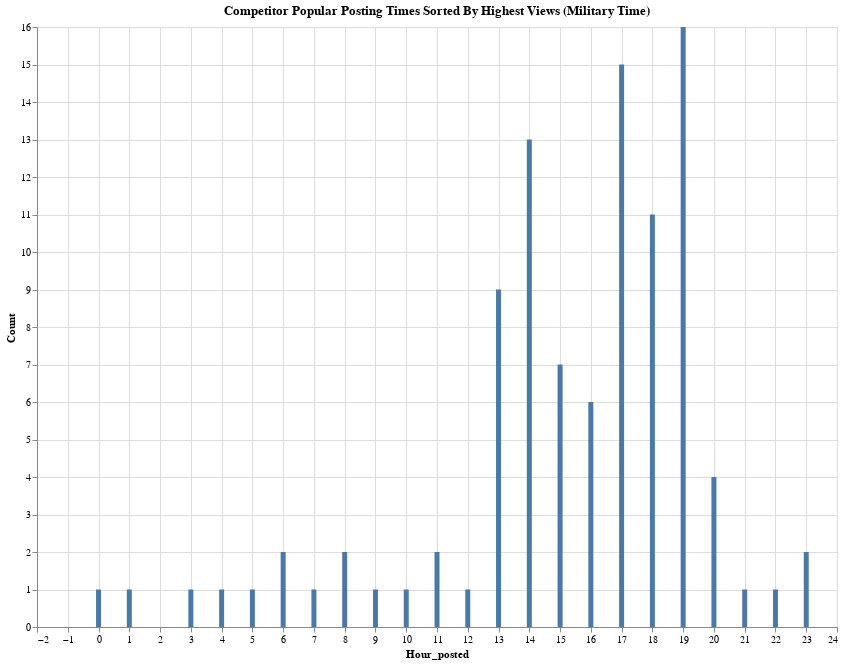

The notebook cell this image was saved under:
### Code cell
alt.Chart(post_views).mark_bar().encode(
    x='Hour_posted',
#     y='size'
    y=alt.Y('size', title = "Count")
#     y=alt.Y('size', sort='-x')
).properties(
        height=600,
        width=800,
        title='Competitor Popular Posting Times Sorted By Highest Views (Military Time)'
)

### Figure 1 — Vega-Lite specification as saved in the notebook (floating-point values rounded to 4 significant figures)
{"config": {"view": {"continuousWidth": 400, "continuousHeight": 300}}, "data": {"name": "data-6416bd04406e0d582bb853af0059221b"}, "mark": "bar", "encoding": {"x": {"type": "quantitative", "field": "Hour_posted"}, "y": {"type": "quantitative", "field": "size", "title": "Count"}}, "height": 600, "title": "Competitor Popular Posting Times Sorted By Highest Views (Military Time)", "width": 800, "$schema": "https://vega.github.io/schema/vega-lite/v4.8.1.json", "datasets": {"data-6416bd04406e0d582bb853af0059221b": [{"Hour_posted": 0, "size": 1}, {"Hour_posted": 1, "size": 1}, {"Hour_posted": 3, "size": 1}, {"Hour_posted": 4, "size": 1}, {"Hour_posted": 5, "size": 1}, {"Hour_posted": 6, "size": 2}, {"Hour_posted": 7, "size": 1}, {"Hour_posted": 8, "size": 2}, {"Hour_posted": 9, "size": 1}, {"Hour_posted": 10, "size": 1}, {"Hour_posted": 11, "size": 2}, {"Hour_posted": 12, "size": 1}, {"Hour_posted": 13, "size": 9}, {"Hour_posted": 14, "size": 13}, {"Hour_posted": 15, "size": 7}, {"Hour_posted": 16, "size": 6}, {"Hour_posted": 17, "size": 15}, {"Hour_posted": 18, "size": 11}, {"Hour_posted": 19, "size": 16}, {"Hour_posted": 20, "size": 4}, {"Hour_posted": 21, "size": 1}, {"Hour_posted": 22, "size": 1}, {"Hour_posted": 23, "size": 2}]}}
